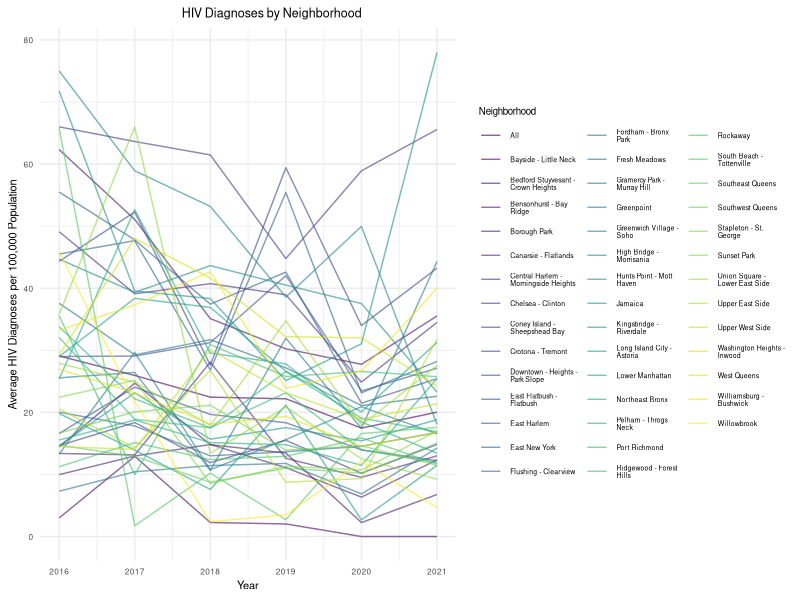
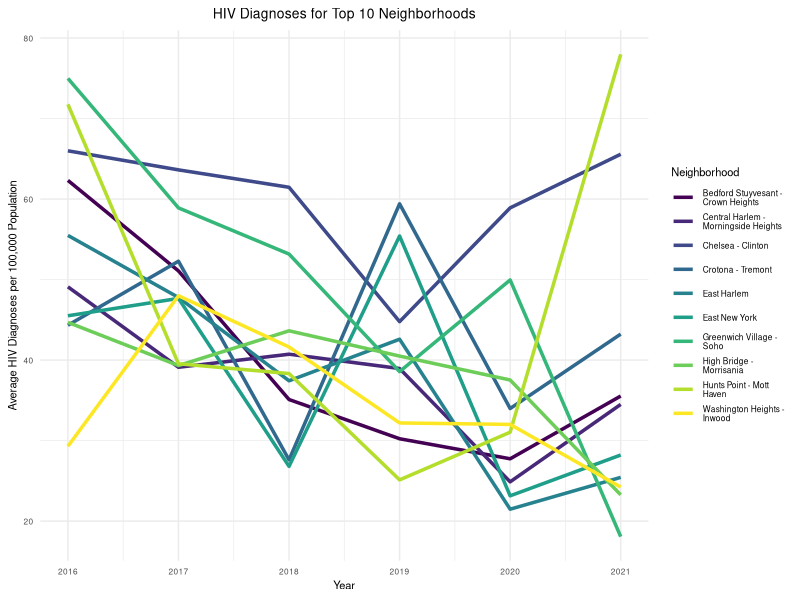
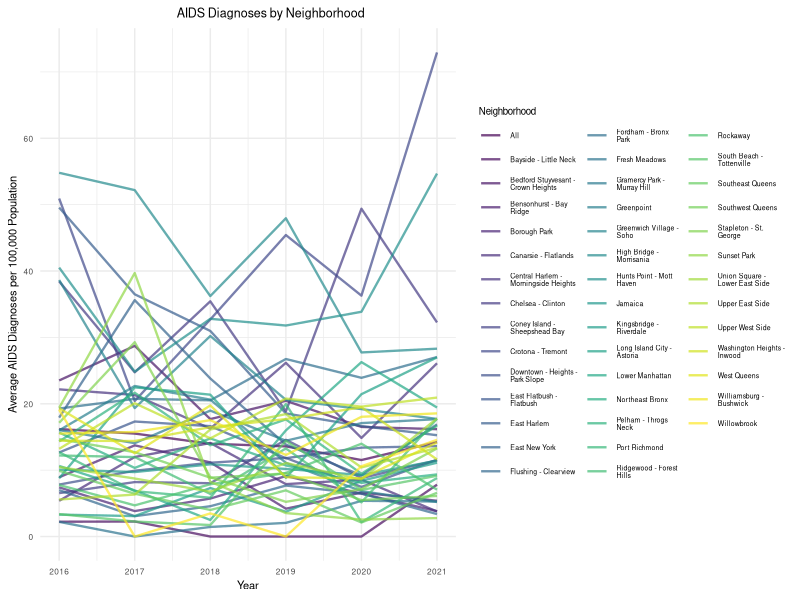
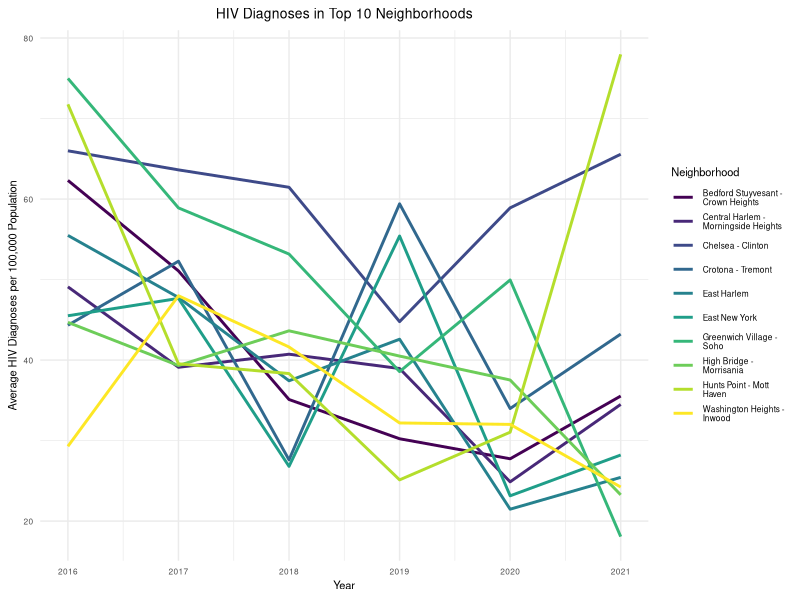
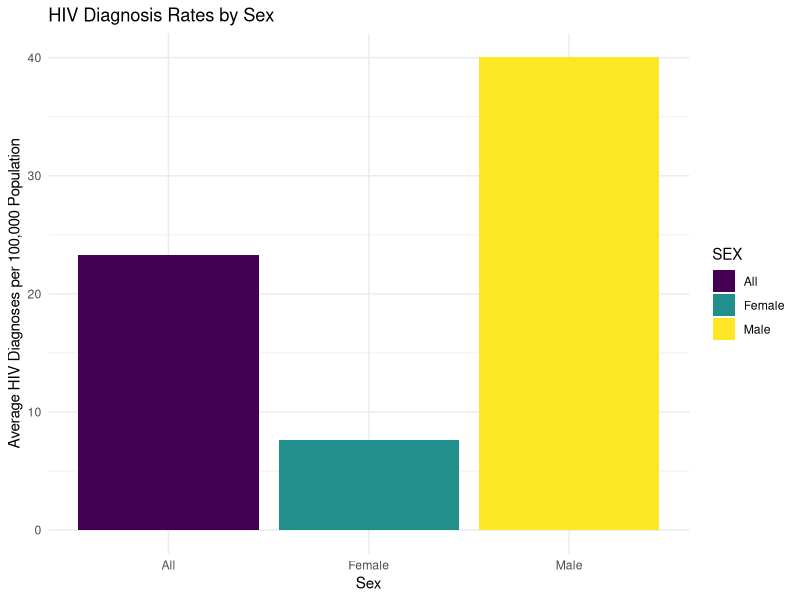
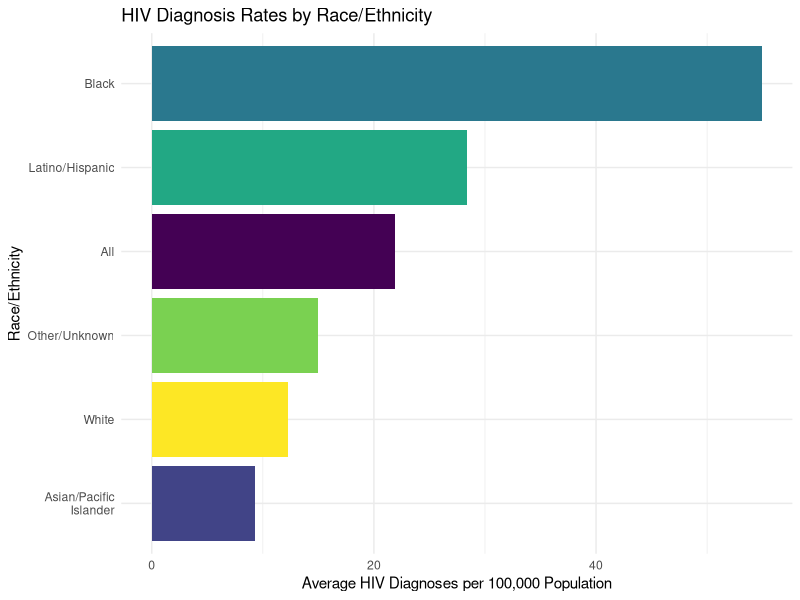
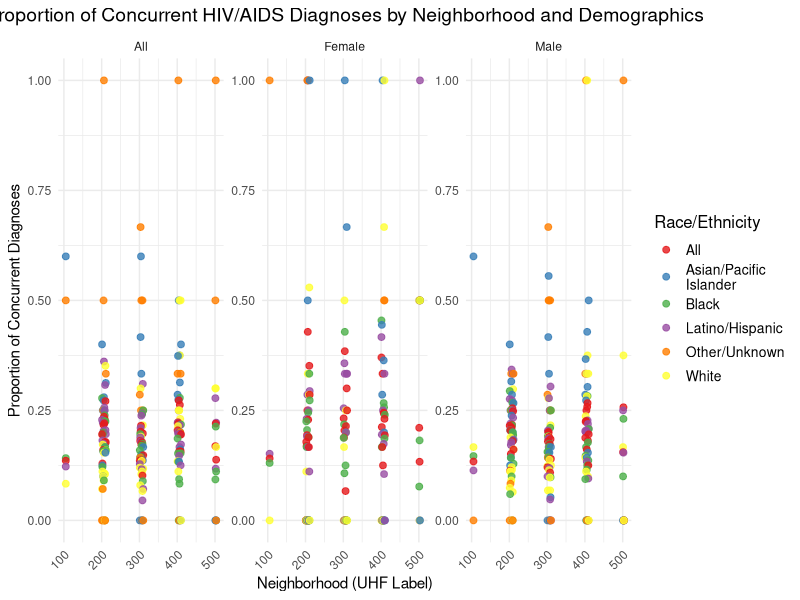
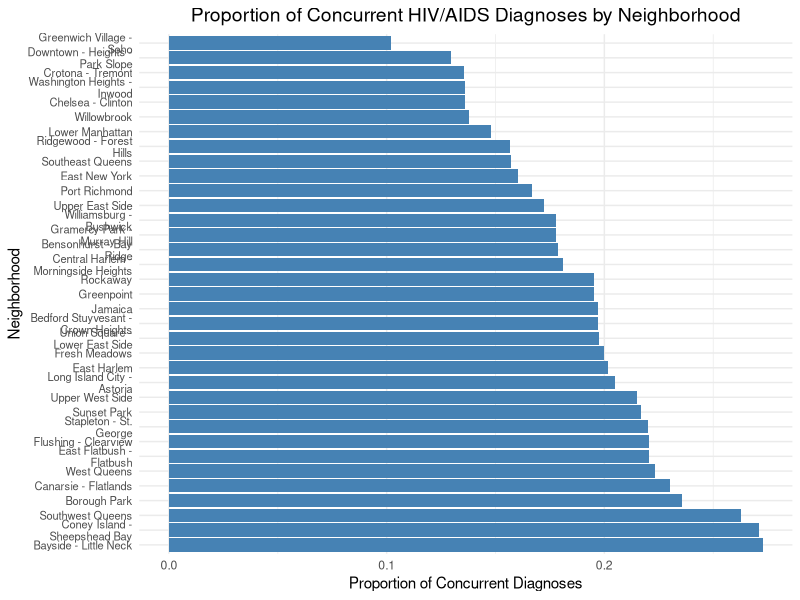

Write R code to recreate these figures, in order.
## ---- chunk 1
knitr::opts_chunk$set(echo = TRUE)
knitr::opts_chunk$set(message=FALSE)
knitr::opts_chunk$set(warning=FALSE)
## ---- chunk 2
library(tidyverse)

knitr::opts_chunk$set(
  fig.width = 6,
  fig.asp = .6,
  out.width = "90%"
)

theme_set(theme_minimal() + theme(legend.position = "bottom"))

options(
  ggplot2.continuous.colour = "viridis",
  ggplot2.continuous.fill = "viridis"
)

scale_colour_discrete = scale_colour_viridis_d
scale_fill_discrete = scale_fill_viridis_d
## ---- chunk 3
# Load required libraries
library(tidyverse)
library(ggplot2)
library(broom)

# Load the dataset
hiv_data <- read.csv("data/HIV_AIDS_Diagnoses_by_Neighborhood__Sex__and_Race_Ethnicity_20241118.csv")

UHF <- read.csv("data/UHF_Neighborhoods.csv")

## ---- chunk 4
# Clean and prepare the dataset
hiv_data <- hiv_data %>%
  mutate(
    YEAR = as.numeric(YEAR),
    Neighborhood = as.character(Neighborhood..U.H.F.), # Correct column for neighborhood
    HIV_Diagnoses = as.numeric(HIV.DIAGNOSES.PER.100.000.POPULATION),
    AIDS_Diagnoses = as.numeric(AIDS.DIAGNOSES.PER.100.000.POPULATION)
  ) %>%
  filter(YEAR >= 2016, !is.na(HIV_Diagnoses), !is.na(AIDS_Diagnoses)) # Keep only data from 2016 onwards

## ---- chunk 5
# Aggregate HIV and AIDS diagnoses
hiv_trends <- hiv_data %>%
  group_by(YEAR, Neighborhood) %>%
  summarise(
    avg_hiv_rate = mean(HIV_Diagnoses, na.rm = TRUE),
    avg_aids_rate = mean(AIDS_Diagnoses, na.rm = TRUE)
  ) %>%
  ungroup()

# Preview the aggregated data
head(hiv_trends)
## ---- chunk 6
# Plot HIV diagnosis trends by neighborhood
ggplot(hiv_trends, aes(x = YEAR, y = avg_hiv_rate, group = Neighborhood, color = Neighborhood)) +
  geom_line(size = 0.5, alpha = 0.6) + 
  labs(
    title = "HIV Diagnoses by Neighborhood",
    x = "Year",
    y = "Average HIV Diagnoses per 100,000 Population",
    color = "Neighborhood"
  ) +
  theme_minimal() +
  theme(
    legend.position = "right",
    legend.text = element_text(size = 5), 
    legend.title = element_text(size = 7),
    plot.title = element_text(hjust = 0.6, size = 9), 
    axis.text = element_text(size = 6),  
    axis.title = element_text(size = 8)  
  )


## ---- chunk 7
# Calculate the mean HIV diagnosis rate for each neighborhood
top_neighborhoods <- hiv_data %>%
  group_by(Neighborhood) %>%
  summarise(mean_hiv_rate = mean(HIV_Diagnoses, na.rm = TRUE)) %>%
  arrange(desc(mean_hiv_rate)) %>%
  slice(1:10) %>%
  pull(Neighborhood)

# Filter the dataset for the top 10 neighborhoods
filtered_hiv_data <- hiv_data %>%
  filter(Neighborhood %in% top_neighborhoods)

# Aggregate HIV diagnoses for the top 10 neighborhoods
top_hiv_trends <- filtered_hiv_data %>%
  group_by(YEAR, Neighborhood) %>%
  summarise(
    avg_hiv_rate = mean(HIV_Diagnoses, na.rm = TRUE)
  ) %>%
  ungroup()

# Preview the aggregated data
head(top_hiv_trends)

# Plot HIV diagnosis trends for the top 10 neighborhoods
ggplot(top_hiv_trends, aes(x = YEAR, y = avg_hiv_rate, group = Neighborhood, color = Neighborhood)) +
  geom_line(size = 1.2) +
  labs(
    title = "HIV Diagnoses for Top 10 Neighborhoods",
    x = "Year",
    y = "Average HIV Diagnoses per 100,000 Population",
    color = "Neighborhood"
  ) +
  theme_minimal() +
  theme(
    legend.position = "right",
    legend.text = element_text(size = 6), 
    legend.title = element_text(size = 8),
    plot.title = element_text(hjust = 0.5, size = 10), 
    axis.text = element_text(size = 6),  
    axis.title = element_text(size = 8)  
  )

## ---- chunk 8
# Plot AIDS diagnosis trends by neighborhood with a legend
ggplot(hiv_trends, aes(x = YEAR, y = avg_aids_rate, group = Neighborhood, color = Neighborhood)) +
  geom_line(size = 0.8, alpha = 0.7) +
  labs(
    title = "AIDS Diagnoses by Neighborhood",
    x = "Year",
    y = "Average AIDS Diagnoses per 100,000 Population",
    color = "Neighborhood"
  ) +
  theme_minimal() +
  theme(
    legend.position = "right",
    legend.text = element_text(size = 5), 
    legend.title = element_text(size = 7),
    plot.title = element_text(hjust = 0.6, size = 9), 
    axis.text = element_text(size = 6),  
    axis.title = element_text(size = 8)  
  )

## ---- chunk 9
# Calculate mean rates for each neighborhood
top_hiv_neighborhoods <- hiv_data %>%
  group_by(Neighborhood) %>%
  summarise(mean_hiv_rate = mean(HIV_Diagnoses, na.rm = TRUE)) %>%
  arrange(desc(mean_hiv_rate)) %>%
  slice(1:10) %>%
  pull(Neighborhood)

top_aids_neighborhoods <- hiv_data %>%
  group_by(Neighborhood) %>%
  summarise(mean_aids_rate = mean(AIDS_Diagnoses, na.rm = TRUE)) %>%
  arrange(desc(mean_aids_rate)) %>%
  slice(1:10) %>%
  pull(Neighborhood)

# Filter the dataset for top 10 neighborhoods
filtered_hiv_trends <- hiv_data %>%
  filter(Neighborhood %in% top_hiv_neighborhoods) %>%
  group_by(YEAR, Neighborhood) %>%
  summarise(avg_hiv_rate = mean(HIV_Diagnoses, na.rm = TRUE)) %>%
  ungroup()

filtered_aids_trends <- hiv_data %>%
  filter(Neighborhood %in% top_aids_neighborhoods) %>%
  group_by(YEAR, Neighborhood) %>%
  summarise(avg_aids_rate = mean(AIDS_Diagnoses, na.rm = TRUE)) %>%
  ungroup()

# Plot HIV diagnosis trends
ggplot(filtered_hiv_trends, aes(x = YEAR, y = avg_hiv_rate, group = Neighborhood, color = Neighborhood)) +
  geom_line(size = 1) +
  labs(
    title = "HIV Diagnoses in Top 10 Neighborhoods",
    x = "Year",
    y = "Average HIV Diagnoses per 100,000 Population",
    color = "Neighborhood"
  ) +
  theme_minimal() +
  theme(
    legend.position = "right",
    legend.text = element_text(size = 6), 
    legend.title = element_text(size = 8),
    plot.title = element_text(hjust = 0.5, size = 10), 
    axis.text = element_text(size = 6),  
    axis.title = element_text(size = 8)  
  )
## ---- chunk 10
# Fit a linear regression model for year predicting HIV diagnosis rates
hiv_lm <- lm(avg_hiv_rate ~ YEAR, data = hiv_trends)

# Summarize the regression model
hiv_lm_summary <- summary(hiv_lm)

# Display regression coefficients
tidy(hiv_lm) %>%
  select(term, estimate, std.error, p.value) %>%
  mutate(p.value = format(p.value, scientific = TRUE)) %>%  # Show exact p-value in scientific notation
  knitr::kable(digits = 10)

# Identify neighborhoods with consistently high HIV diagnosis rates
high_hiv_neighborhoods <- hiv_trends %>%
  group_by(Neighborhood) %>%
  summarise(mean_hiv_rate = mean(avg_hiv_rate, na.rm = TRUE)) %>%
  arrange(desc(mean_hiv_rate)) %>%
  filter(mean_hiv_rate > quantile(mean_hiv_rate, 0.9)) # Top 10% neighborhoods

# Display the neighborhoods with high HIV rates
high_hiv_neighborhoods %>%
  knitr::kable(digits = 2)

## ---- chunk 11

tidy(hiv_lm) %>%
  select(term, estimate, std.error, p.value) %>%
  mutate(p.value = format(p.value, scientific = TRUE)) %>%  # Show exact p-value in scientific notation
  knitr::kable(digits = 10)

## ---- chunk 12
# Group by sex and calculate average HIV diagnoses
hiv_by_sex <- hiv_data %>%
  group_by(SEX) %>%
  summarise(avg_hiv_rate = mean(HIV_Diagnoses, na.rm = TRUE)) %>%
  arrange(desc(avg_hiv_rate))

# Group by race/ethnicity and calculate average HIV diagnoses
hiv_by_race <- hiv_data %>%
  group_by(RACE.ETHNICITY) %>%
  summarise(avg_hiv_rate = mean(HIV_Diagnoses, na.rm = TRUE)) %>%
  arrange(desc(avg_hiv_rate))

# Display the summaries
hiv_by_sex %>%
  knitr::kable(digits = 2, caption = "Average HIV Diagnosis Rates by Sex")

hiv_by_race %>%
  knitr::kable(digits = 2, caption = "Average HIV Diagnosis Rates by Race/Ethnicity")

# Bar plot for HIV diagnosis rates by sex
ggplot(hiv_by_sex, aes(x = SEX, y = avg_hiv_rate, fill = SEX)) +
  geom_bar(stat = "identity") +
  labs(
    title = "HIV Diagnosis Rates by Sex",
    x = "Sex",
    y = "Average HIV Diagnoses per 100,000 Population"
  ) +
  theme_minimal()

# Bar plot for HIV diagnosis rates by race/ethnicity
ggplot(hiv_by_race, aes(x = reorder(RACE.ETHNICITY, avg_hiv_rate), y = avg_hiv_rate, fill = RACE.ETHNICITY)) +
  geom_bar(stat = "identity") +
  coord_flip() + # Flip for better readability
  labs(
    title = "HIV Diagnosis Rates by Race/Ethnicity",
    x = "Race/Ethnicity",
    y = "Average HIV Diagnoses per 100,000 Population"
  ) +
  theme_minimal() +
  theme(legend.position = "none")

## ---- chunk 13
# Fit a linear regression model for HIV diagnosis rates
hiv_lm <- lm(HIV_Diagnoses ~ SEX + RACE.ETHNICITY, data = hiv_data)

# Summarize the regression model
hiv_lm_summary <- summary(hiv_lm)

# Display regression coefficients
tidy(hiv_lm) %>%
  select(term, estimate, std.error, p.value) %>%
  mutate(p.value = format(p.value, scientific = TRUE)) %>%
  knitr::kable(digits = 3, caption = "Linear Regression: Predicting HIV Diagnoses")


## ---- chunk 14
# Fit a multivariate regression model adjusting for year and neighborhood
hiv_multivariate_lm <- lm(HIV_Diagnoses ~ SEX + RACE.ETHNICITY + YEAR + Neighborhood..U.H.F., data = hiv_data)

# Summarize the multivariate regression model
tidy(hiv_multivariate_lm) %>%
  select(term, estimate, std.error, p.value) %>%
  mutate(p.value = format(p.value, scientific = TRUE)) %>%
  knitr::kable(digits = 10, caption = "Multivariate Regression: Adjusting for Confounders")


## ---- chunk 15
# load the package
library(dplyr)
library(ggplot2)
library(sf)
library(RColorBrewer)

# import dataset
Merged_HIV_UHF_Data <- read.csv("Merged_HIV_UHF_Data.csv")
## ---- chunk 16
# create summary data for concurrent HIV/AIDS diagnosis
summary_data <- Merged_HIV_UHF_Data %>%
  group_by(uhf_label, sex, race_ethnicity) %>%
  summarize(
    total_concurrent_hiv_aids = sum(total_number_of_concurrent_hiv_aids_diagnoses, na.rm = TRUE),
    total_hiv_diagnoses = sum(total_number_of_hiv_diagnoses, na.rm = TRUE),
    proportion_concurrent = total_concurrent_hiv_aids / total_hiv_diagnoses
  ) %>%
  arrange(desc(proportion_concurrent))
## ---- chunk 17
# Fit the linear regression model
lm_model <- lm(proportion_concurrent ~ uhf_label + sex + race_ethnicity, data = summary_data)

# Summary of the linear regression model
summary(lm_model)
## ---- chunk 18
coeff_table <- summary(lm_model)$coefficients
coeff_table <- as.data.frame(coeff_table)
colnames(coeff_table) <- c("Estimate", "Std. Error", "t value", "Pr(>|t|)")

# Add significance levels
coeff_table$Significance <- cut(coeff_table$`Pr(>|t|)`, 
                                breaks = c(-Inf, 0.001, 0.01, 0.05, 0.1, Inf), 
                                labels = c("***", "**", "*", ".", " "))

# View the coefficient table
print(coeff_table)
## ---- chunk 19
ggplot(summary_data, aes(x = uhf_label, y = proportion_concurrent, color = race_ethnicity)) +
  geom_point(size = 2, alpha = 0.8) +  # Keep points for visibility
  facet_wrap(~ sex, scales = "free_y") +  # Separate panels for each sex
  labs(
    title = "Proportion of Concurrent HIV/AIDS Diagnoses by Neighborhood and Demographics",
    x = "Neighborhood (UHF Label)",
    y = "Proportion of Concurrent Diagnoses",
    color = "Race/Ethnicity"
  ) +
  theme_minimal() +
  theme(
    axis.text.x = element_text(angle = 45, hjust = 1),
    plot.title = element_text(hjust = 0.5, size = 14),
    legend.title = element_text(size = 12),
    legend.text = element_text(size = 10)
  ) +
  scale_color_brewer(palette = "Set1")
## ---- chunk 20
# neighborhood summary
neighborhood_summary <- Merged_HIV_UHF_Data %>%
  group_by(neighborhood_u_h_f) %>%
  summarize(
    total_concurrent_hiv_aids = sum(total_number_of_concurrent_hiv_aids_diagnoses, na.rm = TRUE),
    total_hiv_diagnoses = sum(total_number_of_hiv_diagnoses, na.rm = TRUE),
    proportion_concurrent = total_concurrent_hiv_aids / total_hiv_diagnoses
  ) %>%
  arrange(desc(proportion_concurrent))

print(neighborhood_summary)
## ---- chunk 21
# visualization of Proportion of Concurrent HIV/AIDS Diagnoses by Neighborhood
ggplot(neighborhood_summary, aes(x = reorder(neighborhood_u_h_f, -proportion_concurrent), y = proportion_concurrent)) +
  geom_bar(stat = "identity", fill = "steelblue") +
  coord_flip() +  
  labs(
    title = "Proportion of Concurrent HIV/AIDS Diagnoses by Neighborhood",
    x = "Neighborhood",
    y = "Proportion of Concurrent Diagnoses"
  ) +
  theme_minimal() +
  theme(
    axis.text.y = element_text(size = 8),
    plot.title = element_text(hjust = 0.5, size = 14)
  )
